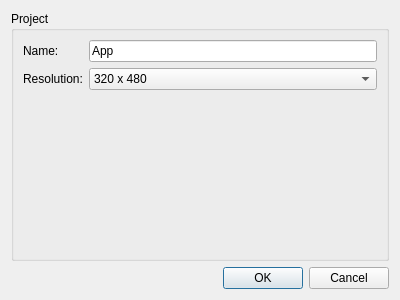
<?xml version="1.0" encoding="UTF-8"?>
<ui version="4.0">
 <class>NewDialog</class>
 <widget class="QDialog" name="NewDialog">
  <property name="geometry">
   <rect>
    <x>0</x>
    <y>0</y>
    <width>400</width>
    <height>300</height>
   </rect>
  </property>
  <property name="windowTitle">
   <string>New project</string>
  </property>
  <layout class="QVBoxLayout" name="verticalLayout">
   <item>
    <widget class="QGroupBox" name="groupBox">
     <property name="title">
      <string>Project</string>
     </property>
     <layout class="QFormLayout" name="formLayout">
      <item row="0" column="0">
       <widget class="QLabel" name="label">
        <property name="text">
         <string>Name:</string>
        </property>
       </widget>
      </item>
      <item row="0" column="1">
       <widget class="QLineEdit" name="edit_name">
        <property name="text">
         <string>App</string>
        </property>
       </widget>
      </item>
      <item row="1" column="0">
       <widget class="QLabel" name="label_2">
        <property name="text">
         <string>Resolution:</string>
        </property>
       </widget>
      </item>
      <item row="1" column="1">
       <widget class="QComboBox" name="comboBox">
        <item>
         <property name="text">
          <string>320 x 480</string>
         </property>
        </item>
       </widget>
      </item>
     </layout>
    </widget>
   </item>
   <item>
    <widget class="QDialogButtonBox" name="buttonBox">
     <property name="orientation">
      <enum>Qt::Horizontal</enum>
     </property>
     <property name="standardButtons">
      <set>QDialogButtonBox::Cancel|QDialogButtonBox::Ok</set>
     </property>
    </widget>
   </item>
  </layout>
 </widget>
 <resources/>
 <connections>
  <connection>
   <sender>buttonBox</sender>
   <signal>accepted()</signal>
   <receiver>NewDialog</receiver>
   <slot>accept()</slot>
   <hints>
    <hint type="sourcelabel">
     <x>248</x>
     <y>254</y>
    </hint>
    <hint type="destinationlabel">
     <x>157</x>
     <y>274</y>
    </hint>
   </hints>
  </connection>
  <connection>
   <sender>buttonBox</sender>
   <signal>rejected()</signal>
   <receiver>NewDialog</receiver>
   <slot>reject()</slot>
   <hints>
    <hint type="sourcelabel">
     <x>316</x>
     <y>260</y>
    </hint>
    <hint type="destinationlabel">
     <x>286</x>
     <y>274</y>
    </hint>
   </hints>
  </connection>
 </connections>
</ui>
